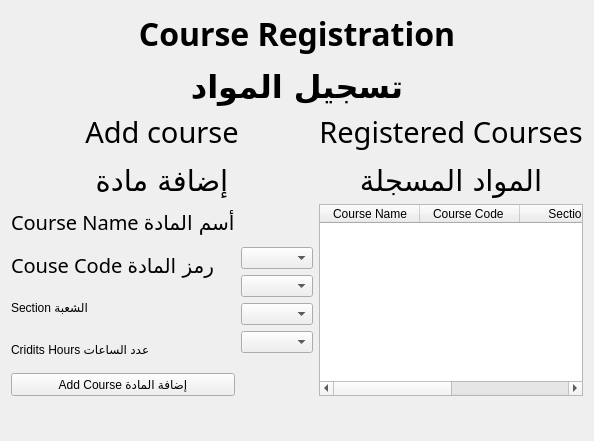
      <widget class="QWidget" name="StudentCourseRegistration">
       <layout class="QGridLayout" name="gridLayout_7">
        <item row="0" column="0" colspan="2">
         <widget class="QLabel" name="label_26">
          <property name="font">
           <font>
            <family>Rockwell</family>
           </font>
          </property>
          <property name="text">
           <string>&lt;html&gt;&lt;head/&gt;&lt;body&gt;&lt;p align=&quot;center&quot;&gt;&lt;span style=&quot; font-size:24pt; font-weight:600;&quot;&gt;Course Registration&lt;/span&gt;&lt;/p&gt;&lt;p align=&quot;center&quot;&gt;&lt;span style=&quot; font-size:24pt; font-weight:600;&quot;&gt;تسجيل المواد&lt;/span&gt;&lt;/p&gt;&lt;/body&gt;&lt;/html&gt;</string>
          </property>
         </widget>
        </item>
        <item row="1" column="0">
         <widget class="QLabel" name="label_18">
          <property name="font">
           <font>
            <family>Rockwell</family>
           </font>
          </property>
          <property name="text">
           <string>&lt;html&gt;&lt;head/&gt;&lt;body&gt;&lt;p align=&quot;center&quot;&gt;&lt;span style=&quot; font-size:22pt;&quot;&gt;Add course&lt;/span&gt;&lt;/p&gt;&lt;p align=&quot;center&quot;&gt;&lt;span style=&quot; font-size:22pt;&quot;&gt;إضافة مادة&lt;/span&gt;&lt;/p&gt;&lt;/body&gt;&lt;/html&gt;</string>
          </property>
         </widget>
        </item>
        <item row="1" column="1">
         <widget class="QLabel" name="label_23">
          <property name="font">
           <font>
            <family>Rockwell</family>
           </font>
          </property>
          <property name="text">
           <string>&lt;html&gt;&lt;head/&gt;&lt;body&gt;&lt;p align=&quot;center&quot;&gt;&lt;span style=&quot; font-size:22pt;&quot;&gt;Registered Courses&lt;/span&gt;&lt;/p&gt;&lt;p align=&quot;center&quot;&gt;&lt;span style=&quot; font-size:22pt;&quot;&gt;المواد المسجلة&lt;/span&gt;&lt;/p&gt;&lt;/body&gt;&lt;/html&gt;</string>
          </property>
         </widget>
        </item>
        <item row="2" column="0">
         <layout class="QHBoxLayout" name="horizontalLayout">
          <item>
           <layout class="QVBoxLayout" name="verticalLayout_5">
            <item>
             <layout class="QGridLayout" name="gridLayout_3">
              <item row="0" column="0">
               <layout class="QVBoxLayout" name="verticalLayout_2">
                <item>
                 <widget class="QLabel" name="label_19">
                  <property name="font">
                   <font>
                    <family>Adobe Heiti Std R</family>
                    <pointsize>15</pointsize>
                    <weight>50</weight>
                    <italic>false</italic>
                    <bold>false</bold>
                   </font>
                  </property>
                  <property name="styleSheet">
                   <string notr="true">font: 15pt &quot;Adobe Heiti Std R&quot;;</string>
                  </property>
                  <property name="text">
                   <string>Course Name أسم المادة</string>
                  </property>
                 </widget>
                </item>
                <item>
                 <widget class="QLabel" name="label_20">
                  <property name="font">
                   <font>
                    <family>Adobe Heiti Std R</family>
                    <pointsize>15</pointsize>
                    <weight>50</weight>
                    <italic>false</italic>
                    <bold>false</bold>
                   </font>
                  </property>
                  <property name="styleSheet">
                   <string notr="true">font: 15pt &quot;Adobe Heiti Std R&quot;;</string>
                  </property>
                  <property name="text">
                   <string>Couse Code رمز المادة</string>
                  </property>
                 </widget>
                </item>
                <item>
                 <widget class="QLabel" name="label_21">
                  <property name="styleSheet">
                   <string notr="true">font: 15pt &quot;Adobe Heiti Std R&quot;;</string>
                  </property>
                  <property name="text">
                   <string>Section الشعبة</string>
                  </property>
                 </widget>
                </item>
                <item>
                 <widget class="QLabel" name="label_22">
                  <property name="styleSheet">
                   <string notr="true">font: 15pt &quot;Adobe Heiti Std R&quot;;</string>
                  </property>
                  <property name="text">
                   <string>Cridits Hours عدد الساعات</string>
                  </property>
                 </widget>
                </item>
               </layout>
              </item>
             </layout>
            </item>
            <item>
             <widget class="QPushButton" name="pushButton">
              <property name="text">
               <string>Add Course إضافة المادة</string>
              </property>
             </widget>
            </item>
           </layout>
          </item>
          <item>
           <layout class="QVBoxLayout" name="verticalLayout_4">
            <item>
             <layout class="QVBoxLayout" name="verticalLayout_3">
              <item>
               <widget class="QComboBox" name="comboBox"/>
              </item>
              <item>
               <widget class="QComboBox" name="comboBox_2"/>
              </item>
              <item>
               <widget class="QComboBox" name="comboBox_3"/>
              </item>
              <item>
               <widget class="QComboBox" name="comboBox_4"/>
              </item>
             </layout>
            </item>
           </layout>
          </item>
         </layout>
        </item>
        <item row="2" column="1">
         <widget class="QTableWidget" name="tableWidget">
          <property name="enabled">
           <bool>true</bool>
          </property>
          <property name="sizePolicy">
           <sizepolicy hsizetype="Expanding" vsizetype="Expanding">
            <horstretch>4</horstretch>
            <verstretch>0</verstretch>
           </sizepolicy>
          </property>
          <property name="maximumSize">
           <size>
            <width>16777215</width>
            <height>16777215</height>
           </size>
          </property>
          <attribute name="horizontalHeaderCascadingSectionResizes">
           <bool>false</bool>
          </attribute>
          <column>
           <property name="text">
            <string>Course Name</string>
           </property>
          </column>
          <column>
           <property name="text">
            <string>Course Code </string>
           </property>
          </column>
          <column>
           <property name="text">
            <string>Section </string>
           </property>
          </column>
          <column>
           <property name="text">
            <string>Cridits Hours </string>
           </property>
          </column>
         </widget>
        </item>
        <item row="3" column="1">
         <widget class="QLabel" name="label_24">
          <property name="text">
           <string>&lt;html&gt;&lt;head/&gt;&lt;body&gt;&lt;p align=&quot;center&quot;&gt;&lt;br/&gt;&lt;/p&gt;&lt;/body&gt;&lt;/html&gt;</string>
          </property>
         </widget>
        </item>
       </layout>
      </widget>
